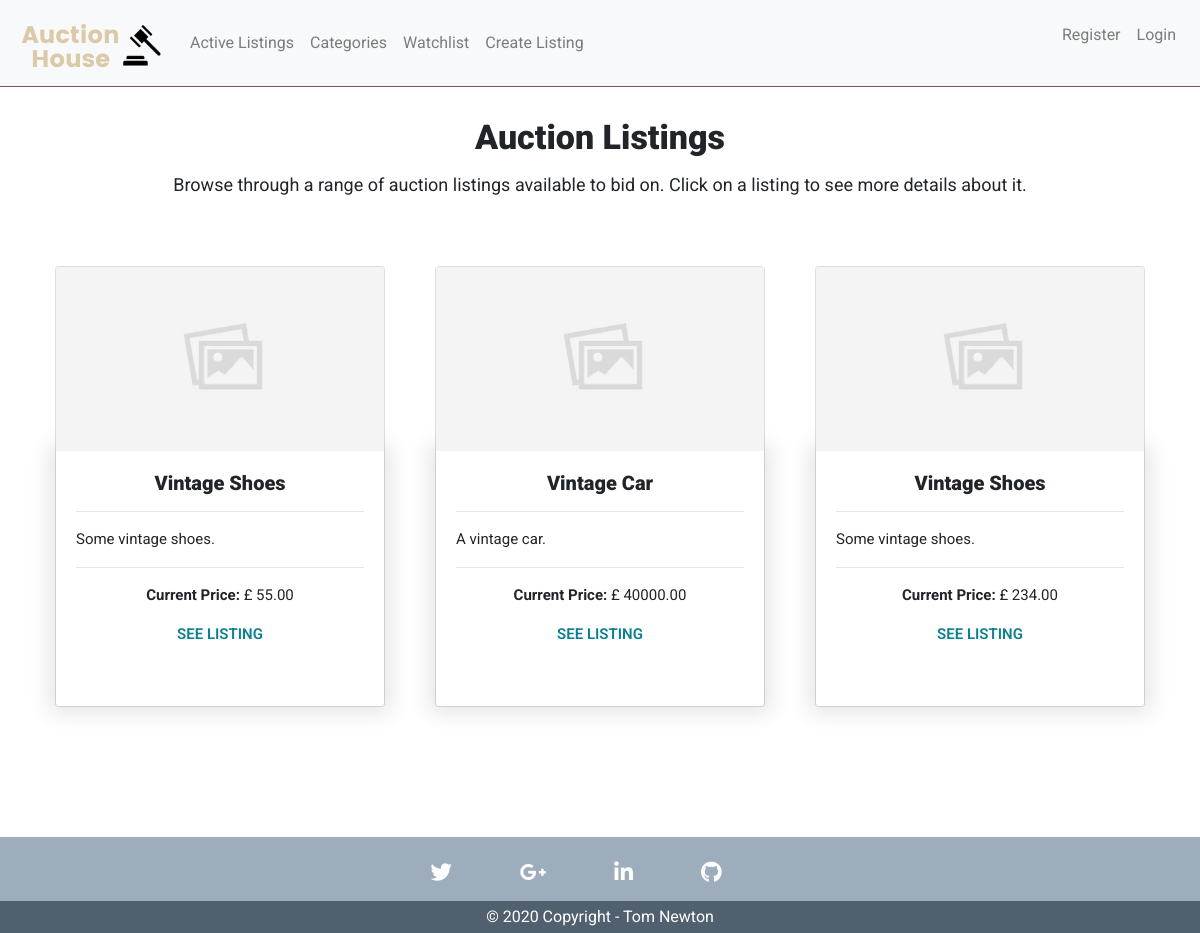
The page / on the database its author committed.
### auctions/models.py (models this page shows, shortened)
class Auction(models.Model):
    user = models.ForeignKey(User, on_delete=models.CASCADE, default=None)
    title = models.CharField(max_length=120)
    description = models.TextField(max_length=220, null=True)
    image_url = models.URLField(max_length=600, default=None)
    category = models.CharField(max_length=120, default='uncategorised')
    price = models.DecimalField(decimal_places=2, max_digits=10000, default=None)
    date = models.DateTimeField(auto_now_add=True)
    end_date = models.DateField()
    status = models.CharField(max_length=6, default="Open")
    highest_bid = models.DecimalField(decimal_places=2, max_digits=10000, null=True, default=0)
    highest_bidder = models.CharField(max_length=200, null=True)

### auctions/views.py (the view)
# urls.py: path("", views.index, name="index"),
def index(request):
    auctions = Auction.objects.all()
    context = {
        'auctions': auctions,
    }
    return render(request, "auctions/index.html", context)

### auctions/templates/auctions/index.html (shortened to what this page needs)
{% extends "auctions/layout.html" %}
{% load static %}
{% block body %}
<section id="auction_listings">
    <div class="title">
        <h1>Auction Listings</h1>
        <p>Browse through a range of auction listings available to bid on. Click on a listing to see more details about it.</p>
    </div>
    <div class="container my-container">
        <div class="row my-row mt-5 mb-5">
            {% for auction in auctions %}
            <div class="col-md-4 col-sm-6 my-col mb-5">
                <div class="card text-center h-100">
                    <div class="embed-responsive embed-responsive-16by9">
                        <img alt="Card image cap" class="card-img-top embed-responsive-item" src="{{auction.image_url}}" onerror="this.onerror=null;this.src='{% static "auctions/images/placeholderimage.png" %}';" alt="">
                     </div>
                    <div class="card-body">
                      <h4 class="card-title">{{auction.title}}</h4>
                      <hr>
                      <p class="card-text text-justify">{{auction.description}}</p>
                      <hr>
                      <p class="card-text"><b>Current Price: </b>£
                      {% if auction.price > auction.highest_bid%}
                        {{ auction.price }}
                        {% else %}
                            {{ auction.highest_bid }}
                        {% endif %}
                        </p>
                        <a class="stretched-link" href="{% url 'listing' auction.id %}">SEE LISTING</a>
                    </div>
                </div>
            </div>
            {% endfor %}
    </div>
</section>
{% endblock %}

### auctions/static/auctions/styles.css (style rules this page uses)
* { font-family: 'Roboto', sans-serif; }
.embed-responsive .card-img-top { object-fit: cover; }
#auction_listings { padding: 30px 0px; }
#auction_listings h1 { font-weight: 900; font-size: 34px; padding-bottom: 5px; }
.title { text-align: center; }
.title p { font-size: 18px; }
.card-title { font-size: 20px; font-weight: 900; }
.card-text { font-size: 15px; }
.card-body { box-shadow: 0 0 20px 7px rgba(0,0,0,0.1); }
.card { margin: 20px 10px; }
.card-body a { color: #0c7f90; text-decoration: none; font-size: 15px; margin-top: auto; font-weight: 600; }

### rows shown on the page
Auction: title "Vintage Shoes", description "Some vintage shoes.", price "55.00"
Auction: title "Vintage Car", description "A vintage car.", price "40000.00"
Auction: title "Vintage Shoes", description "Some vintage shoes.", price "234.00"
